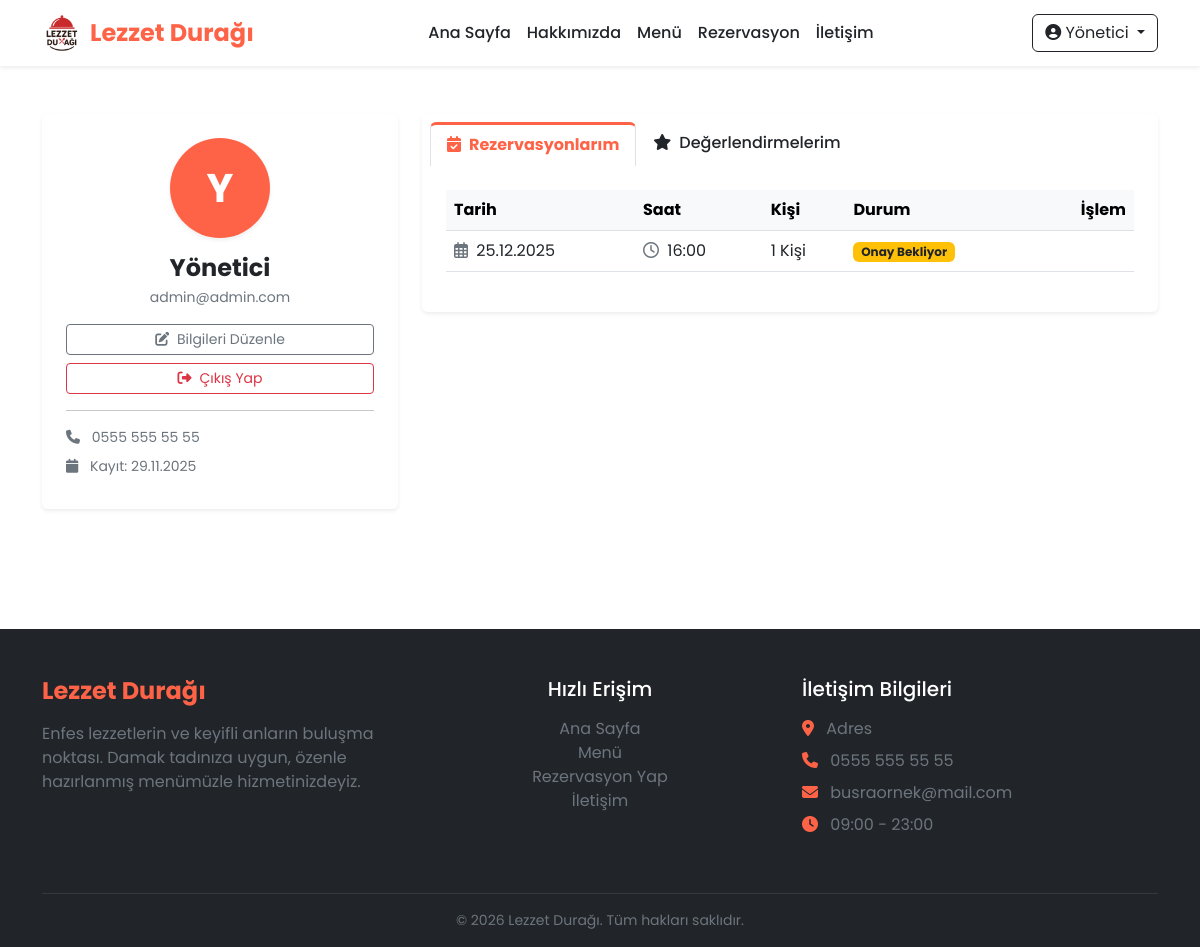
The app's page /profile.php (signed in) with its own data.
### tables this page shows
CREATE TABLE `settings` (
  `id` int(11) NOT NULL,
  `site_title` varchar(100) DEFAULT 'Restoran Adı',
  `logo_path` varchar(255) DEFAULT NULL,
  `hero_title` varchar(255) DEFAULT 'Enfes Lezzetleri Keşfedin',
  `hero_subtitle` varchar(255) DEFAULT 'Menümüze bir göz atın',
  `hero_image` varchar(255) DEFAULT NULL,
  `about_title` varchar(255) DEFAULT 'Biz Kimiz?',
  `about_text` text DEFAULT NULL,
  `chef_title` varchar(100) DEFAULT 'Şefin Önerisi',
  `chef_dish_name` varchar(100) DEFAULT NULL,
  `chef_dish_desc` text DEFAULT NULL,
  `chef_dish_image` varchar(255) DEFAULT NULL,
  `chef_dish_price` decimal(10,2) DEFAULT NULL,
  `address` text DEFAULT NULL,
  `phone` varchar(50) DEFAULT NULL,
  `email` varchar(100) DEFAULT NULL,
  `working_hours` varchar(100) DEFAULT '09:00 - 23:00',
  `footer_text` varchar(255) DEFAULT NULL,
  `theme_color` varchar(20) DEFAULT '#ff6347',
  `font_family` varchar(50) DEFAULT 'Poppins',
  `bg_color` varchar(20) DEFAULT '#ffffff',
  `menu_title` varchar(255) DEFAULT 'Menümüz',
  `menu_subtitle` varchar(255) DEFAULT 'Usta şeflerimizin ellerinden çıkan eşsiz lezzetleri keşfedin.',
  `reservation_title` varchar(255) DEFAULT 'Masayı Ayırt',
  `reservation_desc` text DEFAULT NULL,
  `about_whatsapp` varchar(50) DEFAULT '905550000000',
  `announcement_text` varchar(255) DEFAULT 'Bugüne özel %20 indirim fırsatını kaçırmayın!',
  `announcement_active` tinyint(1) DEFAULT 1
);

CREATE TABLE `users` (
  `id` int(11) NOT NULL,
  `name` varchar(100) NOT NULL,
  `email` varchar(100) NOT NULL,
  `password` varchar(255) NOT NULL,
  `phone` varchar(20) DEFAULT NULL,
  `role` enum('admin','personel','uye') DEFAULT 'uye',
  `created_at` timestamp NOT NULL DEFAULT current_timestamp()
);

CREATE TABLE `reservations` (
  `id` int(11) NOT NULL,
  `user_id` int(11) DEFAULT NULL,
  `num_people` varchar(50) DEFAULT NULL,
  `reservation_date` date NOT NULL,
  `reservation_time` time NOT NULL,
  `note` text DEFAULT NULL,
  `status` enum('bekliyor','onaylandi','iptal','tamamlandi') DEFAULT 'bekliyor',
  `created_at` timestamp NOT NULL DEFAULT current_timestamp()
);

### profile.php (the view, shortened to what this page needs)
<?php
require_once 'includes/header.php';
$user_id = $_SESSION['user_id'];
$stmt = $pdo->prepare("SELECT * FROM users WHERE id = ?");
$stmt->execute([$user_id]);
$user = $stmt->fetch(PDO::FETCH_ASSOC);
$stmt = $pdo->prepare("SELECT * FROM reservations WHERE user_id = ? ORDER BY reservation_date DESC, reservation_time DESC");
$stmt->execute([$user_id]);
$reservations = $stmt->fetchAll(PDO::FETCH_ASSOC);
?>
<div class="container py-5">
    <div class="row">
        <div class="col-lg-4 mb-4">
            <div class="card shadow-sm border-0 text-center p-4">
                <div class="mb-3">
                    <div class="rounded-circle bg-primary-custom text-white d-inline-flex align-items-center justify-content-center fw-bold shadow-sm"
                         style="width: 100px; height: 100px; font-size: 2.5rem;">
                        <?= strtoupper(substr($user['name'], 0, 1)) ?>
                    </div>
                </div>
                <h4 class="fw-bold mb-1"><?= htmlspecialchars($user['name']) ?></h4>
                <p class="text-muted small mb-3"><?= htmlspecialchars($user['email']) ?></p>
                <div class="d-grid gap-2">
                    <button class="btn btn-sm btn-outline-secondary" data-bs-toggle="modal" data-bs-target="#editProfileModal">
                        <i class="fas fa-edit me-1"></i> Bilgileri Düzenle
                    </button>
                    <a href="logout.php" class="btn btn-outline-danger btn-sm">
                        <i class="fas fa-sign-out-alt me-2"></i>Çıkış Yap
                    </a>
                </div>
                <hr>
                <div class="text-start small text-muted">
                    <div class="mb-2"><i class="fas fa-phone me-2"></i> <?= htmlspecialchars($user['phone'] ?? 'Belirtilmedi') ?></div>
                    <div class="mb-2"><i class="fas fa-calendar me-2"></i> Kayıt: <?= date('d.m.Y', strtotime($user['created_at'])) ?></div>
                </div>
            </div>
        </div>
        <div class="col-lg-8">
            <div class="card shadow-sm border-0">
                <div class="card-header bg-white border-0">
                    <ul class="nav nav-tabs card-header-tabs" id="profileTabs" role="tablist">
                        <li class="nav-item">
                            <button class="nav-link active" id="reservations-tab" data-bs-toggle="tab" data-bs-target="#reservations">
                                <i class="fas fa-calendar-check me-2"></i>Rezervasyonlarım
                            </button>
                        </li>
                        <li class="nav-item">
                            <button class="nav-link" id="comments-tab" data-bs-toggle="tab" data-bs-target="#comments">
                                <i class="fas fa-star me-2"></i>Değerlendirmelerim
                            </button>
                        </li>
                    </ul>
                </div>
                <div class="card-body p-4">
                    <div class="tab-content">
                        <div class="tab-pane fade show active" id="reservations">
                            <?php if(empty($reservations)): ?>
                                <div class="text-center py-5 text-muted">
                                    <i class="far fa-calendar-times fa-3x mb-3"></i>
                                    <p>Henüz bir rezervasyonunuz yok.</p>
                                    <a href="reservation.php" class="btn btn-primary-custom btn-sm">Hemen Rezervasyon Yap</a>
                                </div>
                            <?php else: ?>
                                <div class="table-responsive">
                                    <table class="table table-hover align-middle">
                                        <thead class="table-light">
                                            <tr>
                                                <th>Tarih</th>
                                                <th>Saat</th>
                                                <th>Kişi</th>
                                                <th>Durum</th>
                                                <th class="text-end">İşlem</th>
                                            </tr>
                                        </thead>
                                        <tbody>
                                            <?php foreach($reservations as $res): ?>
                                            <tr>
                                                <td><i class="far fa-calendar-alt text-muted me-1"></i> <?= date('d.m.Y', strtotime($res['reservation_date'])) ?></td>
                                                <td><i class="far fa-clock text-muted me-1"></i> <?= date('H:i', strtotime($res['reservation_time'])) ?></td>
                                                <td><?= $res['num_people'] ?> Kişi</td>
                                                <td>
                                                    <?php
                                                    $badges = ['bekliyor' => 'bg-warning text-dark', 'onaylandi' => 'bg-success', 'iptal' => 'bg-danger', 'tamamlandi' => 'bg-secondary'];
                                                    $labels = ['bekliyor' => 'Onay Bekliyor', 'onaylandi' => 'Onaylandı', 'iptal' => 'İptal Edildi', 'tamamlandi' => 'Tamamlandı'];
                                                    ?>
                                                    <span class="badge <?= $badges[$res['status']] ?? 'bg-secondary' ?>"><?= $labels[$res['status']] ?? $res['status'] ?></span>
                                                </td>
                                                <td class="text-end">
                                                </td>
                                            </tr>
                                            <?php endforeach; ?>
                                        </tbody>
                                    </table>
                                </div>
                            <?php endif; ?>
                        </div>
                    </div>
                </div>
            </div>
        </div>
    </div>
</div>
<?php
require_once 'includes/footer.php';
?>

### includes/header.php (shortened to what this page needs)
<?php
require_once 'db.php';
$stmt = $pdo->query("SELECT * FROM settings WHERE id = 1");
$settings = $stmt->fetch(PDO::FETCH_ASSOC);
$bgColor = $settings['bg_color'] ?? '#ffffff';
$siteTitle = $settings['site_title'] ?? 'Lezzet Durağı';
function getContrastColor($hexColor) {
    $hexColor = str_replace('#', '', $hexColor);
    $r = hexdec(substr($hexColor, 0, 2));
    $g = hexdec(substr($hexColor, 2, 2));
    $b = hexdec(substr($hexColor, 4, 2));
    $brightness = (($r * 299) + ($g * 587) + ($b * 114)) / 1000;
    return $brightness > 128 ? '#212529' : '#ffffff';
}
$textColor = getContrastColor($bgColor);
$isDark = ($textColor == '#ffffff');
$navbarClass = $isDark ? 'navbar-dark bg-dark' : 'navbar-light bg-white';
$current_page = basename($_SERVER['PHP_SELF']);
?>
<!DOCTYPE html>
<html lang="tr">
<head>
    <link href="https://cdn.jsdelivr.net/npm/bootstrap@5.3.0/dist/css/bootstrap.min.css" rel="stylesheet">
    <link rel="stylesheet" href="https://cdnjs.cloudflare.com/ajax/libs/font-awesome/6.4.0/css/all.min.css">
</head>
<body>
<nav class="navbar navbar-expand-lg <?= $navbarClass ?> shadow-sm sticky-top">
    <div class="container">
        <a class="navbar-brand d-flex align-items-center gap-2" href="index.php">
            <?php if(!empty($settings['logo_path'])): ?>
                <img src="<?= $settings['logo_path'] ?>" alt="Logo">
            <?php endif; ?>
            <h3 class="text-primary-custom fw-bold mb-0" style="font-size: 1.5rem;"><?= htmlspecialchars($siteTitle) ?></h3>
        </a>
        <div class="collapse navbar-collapse" id="navbarNav">
            <ul class="navbar-nav mx-auto">
                <li class="nav-item">
                    <a class="nav-link <?= ($current_page == 'index.php') ? 'active' : '' ?>" href="index.php">Ana Sayfa</a>
                </li>
                <li class="nav-item">
                    <a class="nav-link" href="index.php#about">Hakkımızda</a>
                </li>
                <li class="nav-item">
                    <a class="nav-link <?= ($current_page == 'menu.php') ? 'active' : '' ?>" href="menu.php">Menü</a>
                </li>
                <li class="nav-item">
                    <a class="nav-link <?= ($current_page == 'reservation.php') ? 'active' : '' ?>" href="reservation.php">Rezervasyon</a>
                </li>
                <li class="nav-item">
                    <a class="nav-link" href="index.php#contact">İletişim</a>
                </li>
            </ul>
            <div class="d-flex">
                <?php if(isset($_SESSION['user_id'])): ?>
                    <div class="dropdown">
                        <button class="btn btn-outline-<?= $isDark ? 'light' : 'dark' ?> dropdown-toggle" type="button" data-bs-toggle="dropdown">
                            <i class="fas fa-user-circle"></i> <?= explode(' ', $_SESSION['name'])[0] ?>
                        </button>
                    </div>
                <?php else: ?>
                    <a href="login.php" class="btn btn-primary-custom me-2 px-4">Giriş Yap</a>
                    <a href="register.php" class="btn btn-outline-<?= $isDark ? 'light' : 'dark' ?> px-4">Kayıt Ol</a>
                <?php endif; ?>
            </div>
        </div>
    </div>
</nav>

### includes/footer.php (shortened to what this page needs)
<footer class="bg-dark text-white pt-5 pb-3 mt-5">
    <div class="container">
        <div class="row">
            <div class="col-md-4 mb-4">
                <h4 class="text-primary-custom fw-bold"><?= $settings['site_title'] ?></h4>
                <p class="text-secondary mt-3">
                    Enfes lezzetlerin ve keyifli anların buluşma noktası.
                    Damak tadınıza uygun, özenle hazırlanmış menümüzle hizmetinizdeyiz.
                </p>
            </div>
            <div class="col-md-4 mb-4 text-center">
                <h5 class="text-white mb-3">Hızlı Erişim</h5>
                <ul class="list-unstyled">
                    <li><a href="index.php" class="text-secondary text-decoration-none">Ana Sayfa</a></li>
                    <li><a href="menu.php" class="text-secondary text-decoration-none">Menü</a></li>
                    <li><a href="reservation.php" class="text-secondary text-decoration-none">Rezervasyon Yap</a></li>
                    <li><a href="index.php#contact" class="text-secondary text-decoration-none">İletişim</a></li>
                </ul>
            </div>
            <div class="col-md-4 mb-4">
                <h5 class="text-white mb-3">İletişim Bilgileri</h5>
                <ul class="list-unstyled text-secondary">
                    <li class="mb-2"><i class="fas fa-map-marker-alt me-2 text-primary-custom"></i> <?= nl2br($settings['address']) ?></li>
                    <li class="mb-2"><i class="fas fa-phone me-2 text-primary-custom"></i> <?= $settings['phone'] ?></li>
                    <li class="mb-2"><i class="fas fa-envelope me-2 text-primary-custom"></i> <?= $settings['email'] ?></li>
                    <li class="mb-2"><i class="fas fa-clock me-2 text-primary-custom"></i> <?= $settings['working_hours'] ?></li>
                </ul>
            </div>
        </div>
        <hr class="border-secondary">
        <div class="text-center text-secondary small">
            &copy; <?= date('Y') ?> <?= $settings['site_title'] ?>. Tüm hakları saklıdır.
        </div>
    </div>
</footer>
</body>
</html>

### profile.php (style rules this page uses)
.nav-tabs .nav-link.active { color: var(--primary-color); font-weight: bold; border-top: 3px solid var(--primary-color); }
.nav-tabs .nav-link { color: var(--text-color); }

### records on screen
settings: logo_path (picture), site_title "Lezzet Durağı", address "Adres", phone "0555 555 55 55", email "busraornek@mail.com", working_hours "09:00 - 23:00"
users: name "Y", name "Yönetici", email "admin@admin.com", phone "0555 555 55 55", created_at "29.11.2025"
reservations: reservation_date "25.12.2025", reservation_time "16:00", num_people "1", status "Onay Bekliyor"

### other values on screen
explode(' ', $_SESSION['name'])[0] "Yönetici"
